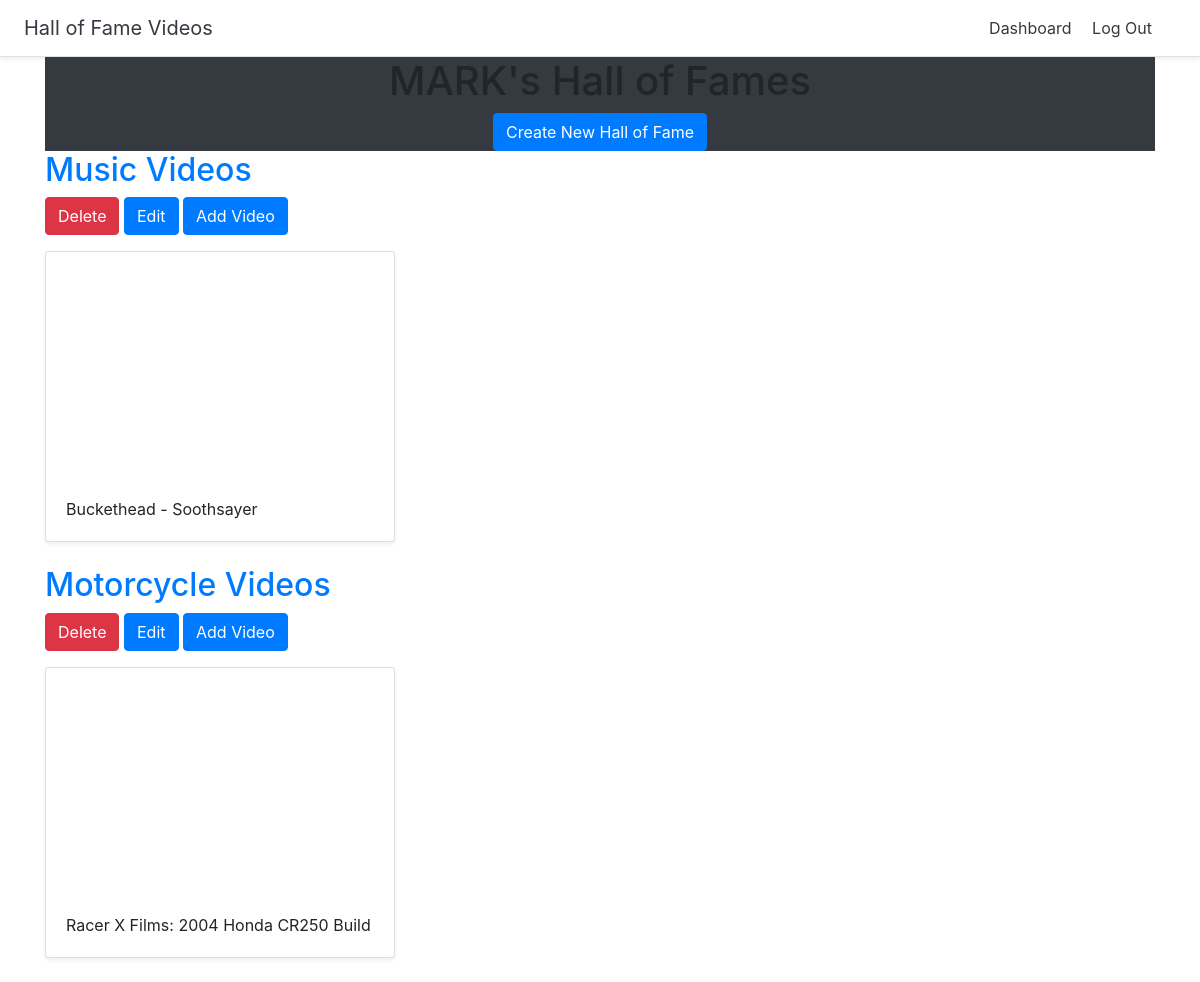
Screenshot of /dashboard (signed in) with the database file from the repository.
### halls/models.py (models this page shows)
class Hall(models.Model):
    title = models.CharField(max_length=255)
    user = models.ForeignKey(User, on_delete=models.CASCADE)

class Video(models.Model):
    title = models.CharField(max_length=255)
    url = models.URLField()
    youtube_id = models.CharField(max_length=255)
    hall = models.ForeignKey(Hall, on_delete=models.CASCADE)

### halls/views.py (the view)
# urls.py: path('dashboard', views.dashboard, name='dashboard'),
@login_required
def dashboard(request):
    halls = Hall.objects.filter(user=request.user)
    return render(request, 'halls/dashboard.html', {'halls':halls})

### halls/templates/halls/dashboard.html
{% extends 'halls/base.html' %}
{% block content %}
<div class="container">
  <div class="text-center bg-dark">
    <h1>{{ user.username|upper }}'s Hall of Fames</h1>
    <a href="{% url 'create_hall' %}" class="btn btn-primary">Create New Hall of Fame</a>
  </div>
    {% for hall in halls %}
<h2><a href="{% url 'detail_hall' hall.id %}">{{ hall.title }}</a></h2>
<a href="{% url 'delete_hall' hall.id %}" class="btn btn-danger">Delete</a>
<a href="{% url 'update_hall' hall.id %}" class="btn btn-primary">Edit</a>
<a href="{% url 'add_video' hall.id %}" class="btn btn-primary">Add Video</a>
    <div class="row">
      {% for video in hall.video_set.all %}
      <div class="col-md-4 mt-3">
        <div class="card mb-4 shadow-sm">
          <iframe width="100%" height="225" src="https://www.youtube.com/embed/{{ video.youtube_id }}" frameborder="0" allow="accelerometer; autoplay; encrypted-media; gyroscope; picture-in-picture" allowfullscreen></iframe>
          <div class="card-body">
            <p class="card-text">{{ video.title }}</p>
          </div>
        </div>
      </div>
      {% endfor %}
      </div>
    {% endfor %}
</div>
{% endblock %}

### rows the page displays
Hall: title "Music Videos"
Video: title "Buckethead - Soothsayer"
Hall: title "Motorcycle Videos"
Video: title "Racer X Films: 2004 Honda CR250 Build"
